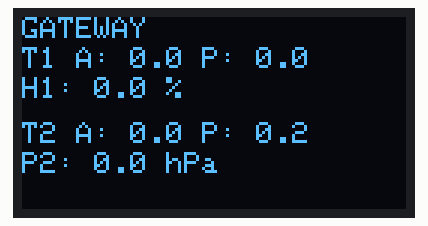
Bench run of a sketch on a simulated ESP32. Shown: 128×64 one-colour display. Random numbers use the default seed unless the sketch sets one; what the sketch prints to the serial monitor is not drawn.

Above: at 0.1 s.
At 4.2 s:
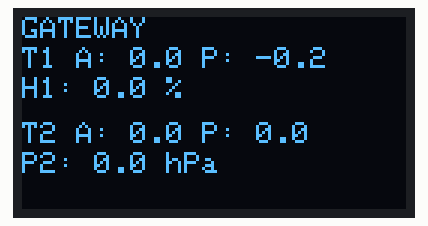
At 8.2 s:
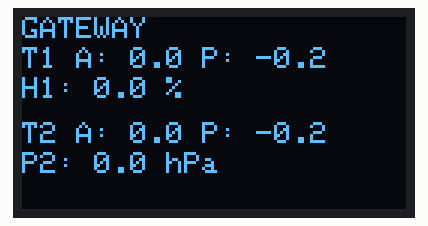
At 18.4 s:
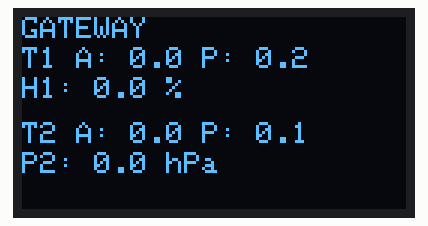
At 26.5 s:
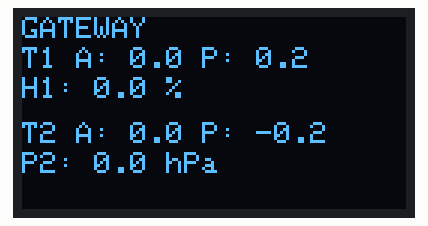
At 36.6 s:
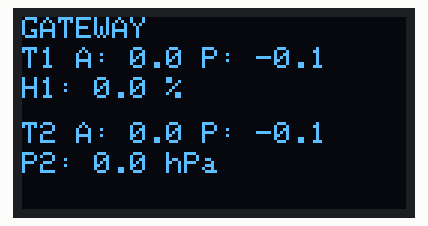

The sketch:

actual_predicted_final.ino
```cpp
#include <WiFi.h>
#include <esp_now.h>
#include <Adafruit_GFX.h>
#include <Adafruit_SSD1306.h>

#define SCREEN_WIDTH 128
#define SCREEN_HEIGHT 64
#define OLED_RESET -1
Adafruit_SSD1306 display(SCREEN_WIDTH, SCREEN_HEIGHT, &Wire, OLED_RESET);

// Structure of incoming ESP-NOW message
typedef struct struct_message {
  float value1;
  float value2;
} struct_message;

struct_message incomingData;

// MAC Addresses of Node 1 and Node 2
String node1MAC = "3C:8A:1F:0C:63:2C";
String node2MAC = "78:42:1C:6C:15:90";

// Variables to store sensor data
float temp1 = 0, hum1 = 0;
float temp2 = 0, pres2 = 0;

void setup() {
  Serial.begin(115200);

  // Initialize OLED
  if (!display.begin(SSD1306_SWITCHCAPVCC, 0x3C)) {
    Serial.println(F("OLED allocation failed"));
    for (;;);
  }
  display.clearDisplay();
  display.setTextSize(1);
  display.setTextColor(WHITE);
  display.setCursor(0, 0);
  display.println("Gateway");
  display.display();

  // WiFi + ESP-NOW Setup
  WiFi.mode(WIFI_STA);
  if (esp_now_init() != ESP_OK) {
    Serial.println("ESP-NOW Init Failed");
    return;
  }

  esp_now_register_recv_cb(onDataRecv);
}

void loop() {
  // Simulated ML prediction with ±0.3 random noise
  float noise1 = random(-30, 31) / 100.0;  // Node1 temp noise
  float noise2 = random(-30, 31) / 100.0;  // Node2 temp noise

  float predTemp1 = temp1 + noise1;
  float predTemp2 = temp2 + noise2;

  // OLED Display
  display.clearDisplay();
  display.setCursor(0, 0);
  display.println("GATEWAY");

  display.setCursor(0, 10);
  display.print("T1 A: ");
  display.print(temp1, 1);
  display.print(" P: ");
  display.print(predTemp1, 1);

  display.setCursor(0, 20);
  display.print("H1: ");
  display.print(hum1, 1);
  display.print(" %");

  display.setCursor(0, 35);
  display.print("T2 A: ");
  display.print(temp2, 1);
  display.print(" P: ");
  display.print(predTemp2, 1);

  display.setCursor(0, 45);
  display.print("P2: ");
  display.print(pres2, 1);
  display.print(" hPa");

  display.display();

  // Serial Debug
  Serial.print("Node1 - Temp: ");
  Serial.print(temp1); Serial.print("C | Pred: ");
  Serial.print(predTemp1); Serial.print("C | Hum: ");
  Serial.println(hum1);

  Serial.print("Node2 - Temp: ");
  Serial.print(temp2); Serial.print("C | Pred: ");
  Serial.print(predTemp2); Serial.print("C | Press: ");
  Serial.println(pres2);

  delay(2000);
}

// ESP-NOW receive callback
void onDataRecv(const esp_now_recv_info_t *info, const uint8_t *incomingDataBytes, int len) {
  char macStr[18];
  snprintf(macStr, sizeof(macStr), "%02X:%02X:%02X:%02X:%02X:%02X",
           info->src_addr[0], info->src_addr[1], info->src_addr[2],
           info->src_addr[3], info->src_addr[4], info->src_addr[5]);

  memcpy(&incomingData, incomingDataBytes, sizeof(incomingData));
  String senderMAC = String(macStr);

  if (senderMAC == node1MAC) {
    temp1 = incomingData.value1;
    hum1 = incomingData.value2;
    Serial.println("Received from Node 1");
  } else if (senderMAC == node2MAC) {
    temp2 = incomingData.value1;
    pres2 = incomingData.value2;
    Serial.println("Received from Node 2");
  }
}
```

Measured:
- what the display in image 0 shows lasts 2.0 s, from 0.1 s to 2.1 s
